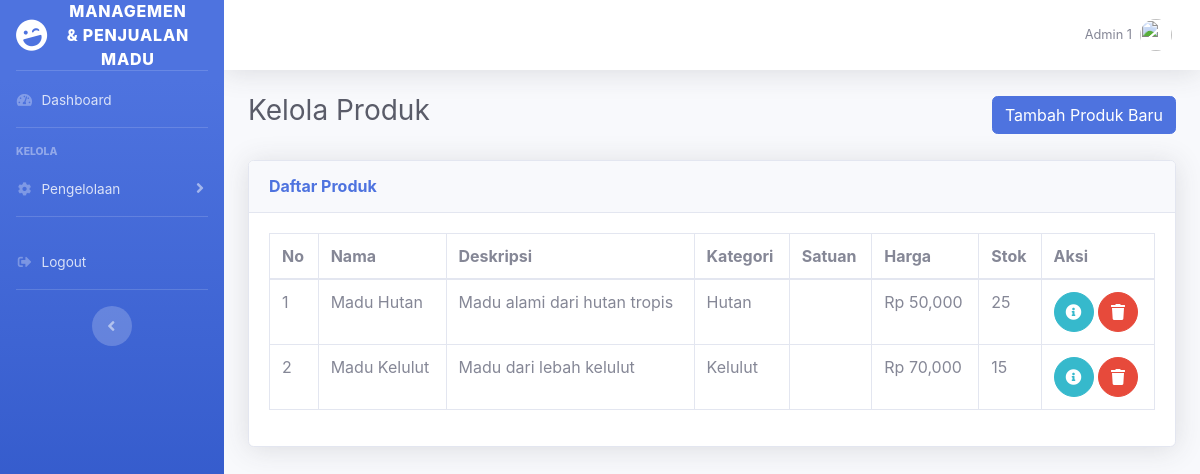
Page /views/admin/products.php (signed in) on the earlier database version.
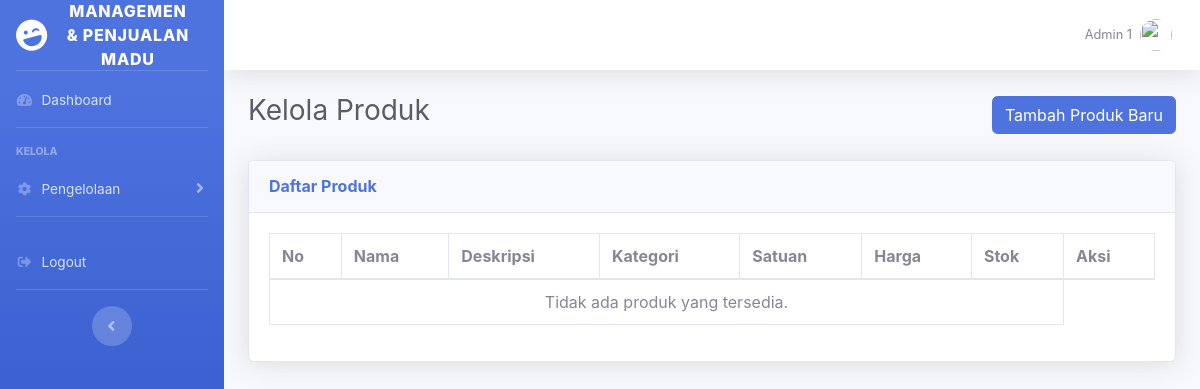
Same page on the later database version.
### tables this page shows
CREATE TABLE IF NOT EXISTS `pengguna` (
  `id_pengguna` int NOT NULL AUTO_INCREMENT,
  `username` varchar(50) NOT NULL,
  `password` varchar(255) NOT NULL,
  `nama_lengkap` varchar(100) DEFAULT NULL,
  `email` varchar(100) DEFAULT NULL,
  `kontak` varchar(20) DEFAULT NULL,
  `role` enum('admin','karyawan') NOT NULL,
  PRIMARY KEY (`id_pengguna`),
  UNIQUE KEY `username` (`username`),
  UNIQUE KEY `email` (`email`)
);

CREATE TABLE IF NOT EXISTS `produk` (
  `id_produk` int NOT NULL AUTO_INCREMENT,
  `nama_produk` varchar(100) NOT NULL,
  `deskripsi` text,
  `id_kategori` int NOT NULL,
  `id_satuan` int NOT NULL,
  `harga` decimal(10,0) NOT NULL,
  `stok` int NOT NULL,
  `created_at` timestamp NULL DEFAULT CURRENT_TIMESTAMP,
  `updated_at` timestamp NULL DEFAULT CURRENT_TIMESTAMP ON UPDATE CURRENT_TIMESTAMP,
  PRIMARY KEY (`id_produk`),
  KEY `id_kategori` (`id_kategori`),
  KEY `id_satuan` (`id_satuan`),
  CONSTRAINT `produk_ibfk_1` FOREIGN KEY (`id_kategori`) REFERENCES `kategori` (`id_kategori`),
  CONSTRAINT `produk_ibfk_2` FOREIGN KEY (`id_satuan`) REFERENCES `satuan` (`id_satuan`)
);

CREATE TABLE IF NOT EXISTS `kategori` (
  `id_kategori` int NOT NULL AUTO_INCREMENT,
  `nama_kategori` varchar(100) NOT NULL,
  PRIMARY KEY (`id_kategori`)
);

### models/UserModel.php (called while the page is built, shortened)
<?php
class UserModel {
    private $db;
    public function __construct($db) {
        $this->db = $db;
    }
    public function getUserById($id) {
        $query = "SELECT * FROM pengguna WHERE id_pengguna = :id";
        $stmt = $this->db->prepare($query);
        $stmt->bindParam(':id', $id, PDO::PARAM_INT);
        $stmt->execute();
        return $stmt->fetch(PDO::FETCH_ASSOC);
    }
}
?>

### controllers/ProductController.php (called while the page is built, shortened)
<?php
require_once __DIR__ . '/../models/ProductModel.php';
class ProductController
{
    private $db;
    private $productModel;
    public function __construct($db)
    {
        $this->db = $db;
        $this->productModel = new ProductModel($this->db);
    }
    public function showAllProducts()
    {
        try {
            $products = $this->productModel->getAllProducts();
            if (!$products) {
                return [];
            }
            return $products;
        } catch (Exception $e) {
            error_log("Terjadi kesalahan saat mengambil produk: " . $e->getMessage());
            return [];
        }
    }
    public function getAllCategories()
    {
        $query = "SELECT id_kategori, nama_kategori FROM kategori";
        $stmt = $this->db->prepare($query);
        $stmt->execute();
        return $stmt->fetchAll(PDO::FETCH_ASSOC);
    }
}

### models/ProductModel.php (called while the page is built, shortened)
<?php
class ProductModel
{
    private $db;
    public function __construct($db)
    {
        $this->db = $db;
    }
    public function getAllProducts()
    {
        $query = "
        SELECT produk.*, kategori.nama_kategori, satuan.nama_satuan
        FROM produk
        LEFT JOIN kategori ON produk.id_kategori = kategori.id_kategori
        LEFT JOIN satuan ON produk.id_satuan = satuan.id_satuan
    ";
        $stmt = $this->db->prepare($query);
        $stmt->execute();
        return $stmt->fetchAll(PDO::FETCH_ASSOC);
    }
}

### views/admin/products.php (the view, shortened to what this page needs)
<?php
require_once '../../controllers/ProductController.php';
require_once '../../models/UserModel.php';
$database = new Database();
$db = $database->getConnection();
$userModel = new UserModel($db);
$user = $userModel->getUserById($_SESSION['user_id']);
$productController = new ProductController($db);
$products = $productController->showAllProducts();
$categories = $productController->getAllCategories();
?>
<div id="wrapper">
    <?php include '../layouts/sidebar.php'; ?>
    <div id="content-wrapper" class="d-flex flex-column">
        <div id="content">
            <?php include '../layouts/header.php'; ?>
            <div class="container-fluid">
                <div class="d-flex justify-content-between align-items-center mb-4">
                    <h1 class="h3 text-gray-800">Kelola Produk</h1>
                    <a href="add_product.php" class="btn btn-primary">Tambah Produk Baru</a>
                </div>
                <div class="card shadow mb-4">
                    <div class="card-header py-3">
                        <h6 class="m-0 font-weight-bold text-primary">Daftar Produk</h6>
                    </div>
                    <div class="card-body">
                        <div class="table-responsive">
                            <table class="table table-bordered" id="dataTable" width="100%" cellspacing="0">
                                <thead>
                                    <tr>
                                        <th>No</th>
                                        <th>Nama</th>
                                        <th>Deskripsi</th>
                                        <th>Kategori</th>
                                        <th>Satuan</th>
                                        <th>Harga</th>
                                        <th>Stok</th>
                                        <th>Aksi</th>
                                    </tr>
                                </thead>
                                <tbody>
                                    <?php if (!empty($products)): ?>
                                        <?php $counter = 1;
                                        ?>
                                        <?php foreach ($products as $product): ?>
                                            <tr>
                                                <td><?= $counter++; ?></td>
                                                <td><?= htmlspecialchars($product['nama_produk']); ?></td>
                                                <td><?= htmlspecialchars($product['deskripsi']); ?></td>
                                                <td>
                                                    <?php
                                                    $categoryName = '';
                                                    foreach ($categories as $category) {
                                                        if ($category['id_kategori'] == $product['id_kategori']) {
                                                            $categoryName = $category['nama_kategori'];
                                                            break;
                                                        }
                                                    }
                                                    echo htmlspecialchars($categoryName);
                                                    ?>
                                                </td>
                                                <td>
                                                </td>
                                                <td>Rp <?= number_format($product['harga']); ?></td>
                                                <td><?= htmlspecialchars($product['stok']); ?></td>
                                                <td>
                                                    <a href="edit_product.php?id=<?= $product['id_produk']; ?>" class="btn btn-info btn-circle">
                                                        <i class="fas fa-info-circle"></i>
                                                    </a>
                                                    <button class="btn btn-danger btn-circle" onclick="confirmDelete(<?= $product['id_produk']; ?>)">
                                                        <i class="fas fa-trash"></i>
                                                    </button>
                                                </td>
                                            </tr>
                                        <?php endforeach; ?>
                                    <?php else: ?>
                                        <tr>
                                            <td colspan="7" class="text-center">Tidak ada produk yang tersedia.</td>
                                        </tr>
                                    <?php endif; ?>
                                </tbody>
                            </table>
                        </div>
                    </div>
                </div>
            </div>
        </div>
    </div>
</div>

### views/layouts/sidebar.php (shortened to what this page needs)
<ul class="navbar-nav bg-gradient-primary sidebar sidebar-dark accordion" id="accordionSidebar">
    <a class="sidebar-brand d-flex align-items-center justify-content-center" href="../admin/dashboard.php">
        <div class="sidebar-brand-icon rotate-n-15">
            <i class="fas fa-laugh-wink"></i>
        </div>
        <div class="sidebar-brand-text mx-3">Managemen & Penjualan Madu</div>
    </a>
    <hr class="sidebar-divider my-0">
    <li class="nav-item">
        <a class="nav-link" href="../admin/dashboard.php">
            <i class="fas fa-fw fa-tachometer-alt"></i>
            <span>Dashboard</span>
        </a>
    </li>
    <hr class="sidebar-divider">
    <div class="sidebar-heading">
        Kelola
    </div>
    <li class="nav-item">
        <a class="nav-link collapsed" href="#" data-toggle="collapse" data-target="#collapseKelola"
            aria-expanded="true" aria-controls="collapseKelola">
            <i class="fas fa-fw fa-cog"></i>
            <span>Pengelolaan</span>
        </a>
        <hr class="sidebar-divider">
    <li class="nav-item">
        <a class="nav-link" href="../auth/logout.php">
            <i class="fas fa-fw fa-sign-out-alt"></i>
            <span>Logout</span>
        </a>
    </li>
    <hr class="sidebar-divider d-none d-md-block">
    <div class="text-center d-none d-md-inline">
        <button class="rounded-circle border-0" id="sidebarToggle"></button>
    </div>
</ul>

### views/layouts/header.php (shortened to what this page needs)
<!DOCTYPE html>
<html lang="en">
<head>
    <link rel="stylesheet" href="https://cdn.datatables.net/2.1.8/css/dataTables.dataTables.css" />
    <link href="../../assets/css/sb-admin-2.min.css" rel="stylesheet">
    <link href="../../assets/vendor/fontawesome-free/css/all.min.css" rel="stylesheet">
</head>
<body>
    <nav class="navbar navbar-expand navbar-light bg-white topbar mb-4 static-top shadow">
        <ul class="navbar-nav ml-auto">
            <li class="nav-item dropdown no-arrow">
                <a class="nav-link dropdown-toggle" href="#" id="userDropdown" role="button" data-toggle="dropdown" aria-haspopup="true" aria-expanded="false">
                    <span class="mr-2 d-none d-lg-inline text-gray-600 small">
                        <?= isset($user['nama_lengkap']) ? $user['nama_lengkap'] : 'Guest'; ?>
                    </span>
                    <img class="img-profile rounded-circle" src="../../assets/images/default-profile.png">
                </a>
            </li>
        </ul>
    </nav>

Differences in the rows shown:
removed produk: nama_produk "Madu Hutan", deskripsi "Madu alami dari hutan tropis", id_kategori.nama_kategori "Hutan", harga "50,000", stok "25"
removed produk: nama_produk "Madu Kelulut", deskripsi "Madu dari lebah kelulut", id_kategori.nama_kategori "Kelulut", harga "70,000", stok "15"
Other differences:
text now shown: "Tidak ada produk yang tersedia."
